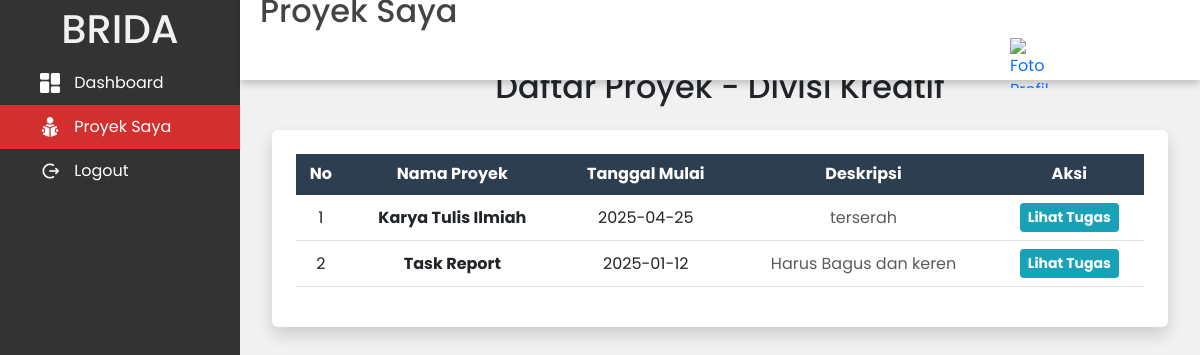
The page /user/proyek.php (signed in) on the database its author committed.
### tables this page shows
CREATE TABLE `proyek` (
  `id` int(11) NOT NULL,
  `nama` varchar(100) NOT NULL,
  `tanggal_mulai` varchar(50) NOT NULL,
  `divisi` varchar(100) NOT NULL,
  `deskripsi` varchar(255) DEFAULT NULL
);

### user/proyek.php (the view, shortened to what this page needs)
<?php
include '../koneksi.php';
$divisi = $_SESSION['divisi'];
$query_proyek = "SELECT * FROM proyek WHERE divisi = '$divisi'";
$result_proyek = $conn->query($query_proyek);
?>
<!DOCTYPE html>
<html lang="en">
<head>
   <link href="https://cdn.jsdelivr.net/npm/bootstrap@5.3.0-alpha1/dist/css/bootstrap.min.css" rel="stylesheet">
   <link href="https://cdn.jsdelivr.net/npm/remixicon@4.3.0/fonts/remixicon.css" rel="stylesheet" />
</head>
<body>
    <div class="side-menu">
        <div class="brand-name">
            <h1>BRIDA</h1>
        </div>
        <ul>
            <li><a href="dash_user.php"><img src="../image/dashboard (2).png">&nbsp;<span>Dashboard</span></a></li>
            <li><a href="proyek.php" class="active"><img src="../image/reading-book (1).png">&nbsp;<span>Proyek Saya</span></a></li>
            <li><a href="../logout.php"><img src="../image/out.png">&nbsp;<span>Logout</span></a></li>
        </ul>
    </div>
    <div class="container">
        <div class="header">
            <div class="nav">
                <h2>Proyek Saya</h2>
                <div class="user">
                    <a href="profil.php">
                        <div class="img-case">
                            <img src="<?php echo !empty($user['profil']) ? $user['profil'] : '../image/default-profile.png'; ?>" alt="Foto Profil" class="profile-pic">
                        </div>
                    </a>
                </div>
            </div>
        </div>
        <div class="content mt-5">
            <h2 class="mb-4 text-center text-dark">Daftar Proyek - Divisi <?php echo htmlspecialchars($divisi); ?></h2>
            <div class="table-container p-4 rounded shadow">
                <table class="table table-hover">
                    <thead class="table-dark text-center">
                        <tr>
                            <th>No</th>
                            <th>Nama Proyek</th>
                            <th>Tanggal Mulai</th>
                            <th>Deskripsi</th>
                            <th>Aksi</th>
                        </tr>
                    </thead>
                    <tbody>
                    <?php
                        if ($result_proyek->num_rows > 0) {
                            $no = 1;
                            while ($proyek = $result_proyek->fetch_assoc()) {
                                echo "<tr class='text-center align-middle'>
                                        <td>{$no}</td>
                                        <td class='fw-bold'>{$proyek['nama']}</td>
                                        <td>{$proyek['tanggal_mulai']}</td>
                                        <td class='text-muted'>{$proyek['deskripsi']}</td>
                                        <td>
                                            <a href='tugas.php?proyek_id={$proyek['id']}' class='btn btn-info btn-sm text-white fw-bold'>Lihat Tugas</a>
                                        </td>
                                      </tr>";
                                $no++;
                            }
                        } else {
                            echo "<tr><td colspan='5' class='text-center text-danger fw-bold'>Tidak ada proyek untuk divisi ini</td></tr>";
                        }
                        ?>
                    </tbody>
                </table>
            </div>
        </div>
    </div>
</body>
</html>

### user/proyek.php (style rules this page uses)
* { margin: 0; padding: 0; box-sizing: border-box; font-family: 'Poppins', sans-serif; }
body { min-height: 100vh; }
a { text-decoration: none; }
li { list-style: none; }
h1 { color: #f1f1f1; }
h2 { color: #444; }
.side-menu { position: fixed; background: #333; width: 20vw; min-height: 100vh; display: flex; flex-direction: column; padding-top: 5px; }
.side-menu .brand-name { text-align: center; color: white; font-size: 22px; font-weight: bold; }
.side-menu li a { font-size: 16px; padding: 10px 40px; color: white; display: flex; align-items: center; }
.side-menu ul { padding: 0; }
.side-menu li a img { width: 20px; margin-right: 10px; }
.side-menu li a.active { background: #d32f2f; }
.container { position: absolute; right: 0; width: 80vw; height: 100vh; }
.header { position: fixed; top: 0; right: 0; width: 80vw; height: 10vh; background: white; display: flex; align-items: center; justify-content: space-between; padding: 0 20px; box-shadow: 0 4px 8px rgba(0, 0, 0, 0.2); z-index: 10; }
.container { position: absolute; right: 0; width: 80vw; height: 100vh; background: #f1f1f1; }
.container .header { position: fixed; top: 0; right: 0; width: 80vw; height: 10vh; background: white; display: flex; align-items: center; justify-content: space-between; padding: 0 20px; box-shadow: 0 4px 8px 0 rgba(0, 0, 0, 0.2); z-index: 10; }
.container .content { margin-top: 10vh; padding: 20px; }
.table-container { background: white; padding: 20px; border-radius: 10px; box-shadow: 0 4px 8px rgba(0, 0, 0, 0.1); }
.container .header .nav { display: flex; align-items: center; }
.container .header .nav h2 { margin-right: auto; }
.container .header .nav .user { display: flex; justify-content: space-between; align-items: center; margin-left: 750px; }
.container .header .nav .user .img-case { position: relative; width: 50px; height: 50px; }
.container .header .nav .user .img-case img { position: absolute; top: 0; left: 0; width: 100%; height: 100%; }
.container .content { position: relative; margin-top: 10vh; min-height: 90vh; background: #f1f1f1; }
th { background: #2c3e50 !important; color: white; }
.btn-info { background: #17a2b8; border: none; transition: 0.3s; }

### rows shown on the page
proyek: nama "Karya Tulis Ilmiah", tanggal_mulai "2025-04-25", deskripsi "terserah"
proyek: nama "Task Report", tanggal_mulai "2025-01-12", deskripsi "Harus Bagus dan keren"

### other values the page prints
$divisi "Kreatif"
